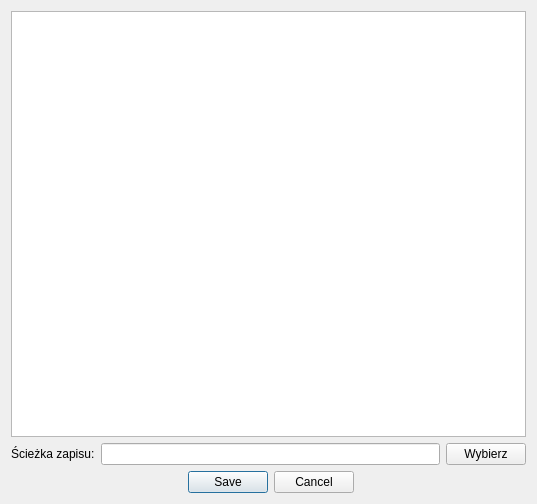
<?xml version="1.0" encoding="UTF-8"?>
<ui version="4.0">
 <class>Dialog</class>
 <widget class="QDialog" name="Dialog">
  <property name="geometry">
   <rect>
    <x>0</x>
    <y>0</y>
    <width>537</width>
    <height>504</height>
   </rect>
  </property>
  <property name="windowTitle">
   <string>Dialog</string>
  </property>
  <layout class="QVBoxLayout" name="verticalLayout">
   <item>
    <widget class="QGraphicsView" name="graphicsView"/>
   </item>
   <item>
    <layout class="QHBoxLayout" name="horizontalLayout">
     <item>
      <widget class="QLabel" name="label">
       <property name="text">
        <string>Ścieżka zapisu:</string>
       </property>
      </widget>
     </item>
     <item>
      <widget class="QLineEdit" name="lineEdit_url"/>
     </item>
     <item>
      <widget class="QPushButton" name="pushButton_url">
       <property name="maximumSize">
        <size>
         <width>100</width>
         <height>16777215</height>
        </size>
       </property>
       <property name="text">
        <string>Wybierz</string>
       </property>
      </widget>
     </item>
    </layout>
   </item>
   <item>
    <layout class="QHBoxLayout" name="horizontalLayout_2">
     <item>
      <spacer name="horizontalSpacer_2">
       <property name="orientation">
        <enum>Qt::Horizontal</enum>
       </property>
       <property name="sizeHint" stdset="0">
        <size>
         <width>40</width>
         <height>20</height>
        </size>
       </property>
      </spacer>
     </item>
     <item>
      <widget class="QDialogButtonBox" name="buttonBox">
       <property name="orientation">
        <enum>Qt::Horizontal</enum>
       </property>
       <property name="standardButtons">
        <set>QDialogButtonBox::Cancel|QDialogButtonBox::Save</set>
       </property>
      </widget>
     </item>
     <item>
      <spacer name="horizontalSpacer">
       <property name="orientation">
        <enum>Qt::Horizontal</enum>
       </property>
       <property name="sizeHint" stdset="0">
        <size>
         <width>40</width>
         <height>20</height>
        </size>
       </property>
      </spacer>
     </item>
    </layout>
   </item>
  </layout>
 </widget>
 <resources/>
 <connections>
  <connection>
   <sender>buttonBox</sender>
   <signal>accepted()</signal>
   <receiver>Dialog</receiver>
   <slot>accept()</slot>
   <hints>
    <hint type="sourcelabel">
     <x>248</x>
     <y>254</y>
    </hint>
    <hint type="destinationlabel">
     <x>157</x>
     <y>274</y>
    </hint>
   </hints>
  </connection>
  <connection>
   <sender>buttonBox</sender>
   <signal>rejected()</signal>
   <receiver>Dialog</receiver>
   <slot>reject()</slot>
   <hints>
    <hint type="sourcelabel">
     <x>316</x>
     <y>260</y>
    </hint>
    <hint type="destinationlabel">
     <x>286</x>
     <y>274</y>
    </hint>
   </hints>
  </connection>
 </connections>
</ui>
